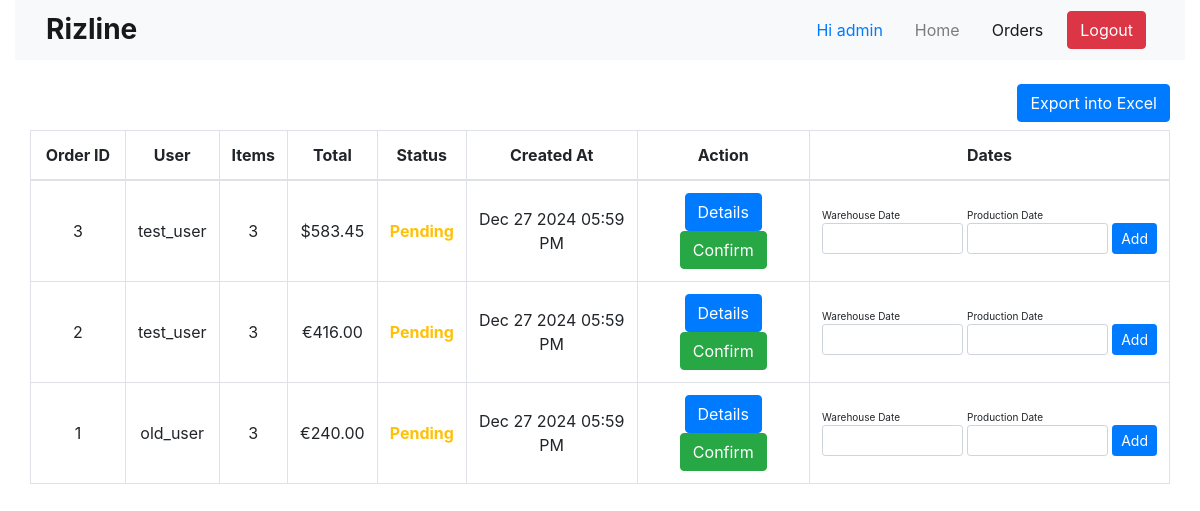
The page /orders.php (signed in) on the database its author committed.
### tables this page shows
CREATE TABLE `orders` (
  `order_id` int NOT NULL,
  `user_id` int NOT NULL,
  `order_status` int NOT NULL,
  `order_currency` varchar(5) NOT NULL DEFAULT 'usd',
  `warehouse_date` date DEFAULT NULL,
  `production_date` date DEFAULT NULL,
  `created_at` timestamp NOT NULL DEFAULT CURRENT_TIMESTAMP
);

CREATE TABLE `users` (
  `id` int NOT NULL,
  `username` varchar(255) NOT NULL,
  `password` varchar(255) NOT NULL,
  `email` varchar(255) NOT NULL,
  `user_type` enum('user','old_user','admin','staff') NOT NULL DEFAULT 'user',
  `reg_date` timestamp NOT NULL DEFAULT CURRENT_TIMESTAMP
);

### db.php (called while the page is built, shortened)
<?php
function isLoggedIn()
{
    return !empty($_SESSION['user_id']) && is_numeric($_SESSION['user_id']) && $_SESSION['user_id'] > 0;
}
function isUser()
{
    return $_SESSION['user_type'] == 'user' || $_SESSION['user_type'] == 'old_user';
}
function isAdmin()
{
    return $_SESSION['user_type'] == 'admin';
}
function isStaff()
{
    return $_SESSION['user_type'] == 'staff';
}
?>

### orders.php (the view, shortened to what this page needs)
<?php
include "db.php";
$page = 'orders';
?>
<!DOCTYPE html>
<html lang="en">
    <head>
        <link rel="stylesheet" href="https://cdn.jsdelivr.net/npm/bootstrap@4.4.1/dist/css/bootstrap.min.css"
>
        <link rel="stylesheet" href="https://cdn.jsdelivr.net/npm/bootstrap-icons@1.11.3/font/bootstrap-icons.min.css">
        <link href="https://cdnjs.cloudflare.com/ajax/libs/bootstrap-datepicker/1.9.0/css/bootstrap-datepicker.min.css"
            rel="stylesheet">
        <link rel="stylesheet" href="./style.css">
    </head>
    <body>
        <div class="container-fluid">
            <?php
            include './header.php';
            ?>
            <main class="mt-4">
                <div class="container-fluid">
                    <div class="table-responsive">
                        <div class="mb-2 text-right">
                            <button class="btn btn-primary" type="button" onclick="exportIntoExcel('main')">Export into
                                Excel</button>
                        </div>
                        <table class="table table-bordered main-orders" style="width:100%">
                            <thead>
                                <tr class="text-center">
                                    <th>Order ID</th>
                                    <?php
                                    if (isLoggedIn() && (isAdmin() || isStaff())) {
                                        echo '<th>User</th>';
                                    }
                                    ?>
                                    <th>Items</th>
                                    <?php
                                    if (!isStaff()) {
                                        echo '<th>Total</th>';
                                    }
                                    ?>
                                    <th>Status</th>
                                    <th>Created At</th>
                                    <th>Action</th>
                                    <th>Dates</th>
                                </tr>
                            </thead>
                            <tbody>
                                <?php
                                $user_id = $_SESSION['user_id'];
                                if (isAdmin() || isStaff()) {
                                    $sql1 = "SELECT * FROM orders ORDER BY order_id DESC";
                                } else {
                                    $sql1 = "SELECT * FROM orders WHERE user_id = '$user_id' ORDER BY order_id DESC";
                                }
                                $result = mysqli_query($conn, $sql1);
                                ?>
                                <?php while ($row = mysqli_fetch_assoc($result)):
                                    if ($row['order_currency'] == 'eur') {
                                        $price_sign = '&euro;';
                                    } else {
                                        $price_sign = '&dollar;';
                                    }
                                    ?>
                                    <tr class="text-center">
                                        <td class="col-sm-1 align-middle">
                                            <?php echo $row['order_id']; ?>
                                        </td>
                                        <?php
                                        if (isLoggedIn() && (isAdmin() || isStaff())) {
                                            echo '
                                        <td>';
                                            $user_id = $row['user_id'];
                                            $sql2 = "SELECT * FROM users WHERE `id` = '$user_id'";
                                            $result2 = mysqli_query($conn, $sql2);
                                            $row2 = mysqli_fetch_assoc($result2);
                                            if (!empty($row2)) {
                                                $username = $row2['username'];
                                            } else {
                                                $username = 'NULL';
                                            }
                                            echo $username;
                                        }
                                        echo '
                                        </td>';
                                        ?>
                                        <td>
                                            <?php
                                            $order_id = $row['order_id'];
                                            $sql3 = "SELECT * FROM order_lines WHERE `order_id` = '$order_id'";
                                            $result3 = mysqli_query($conn, $sql3);
                                            $total = 0;
                                            $items = 0;
                                            if (mysqli_num_rows($result3) > 0) {
                                                while ($row3 = mysqli_fetch_assoc($result3)) {
                                                    $itemTotal = $row3['quantity'] * $row3['price'];
                                                    $total += $itemTotal;
                                                    $items++;
                                                }
                                            }
                                            echo $items;
                                            ?>
                                        </td>
                                        <?php
                                        if (!isStaff()) {
                                            ?>
                                            <td>
                                                <?php
                                                echo '<span class="">' . $price_sign . '</span><span class="">' . number_format($total, 2, '.', ',') . '</span>';
                                                ?>
                                            </td>
                                            <?php
                                        }
                                        ?>
                                        <td>
                                            <?php
                                            echo $status = ($row['order_status'] == 1) ? '<span class="font-weight-bold text-success">Confirmed</span>' : '<span class="font-weight-bold text-warning">Pending</span>';
                                            ?>
                                        </td>
                                        <td>
                                            <?php
                                            echo date('M d Y h:i A', strtotime($row['created_at']));
                                            ?>
                                        </td>
                                        <td>
                                            <a href="./order_details.php?order_id=<?php echo $order_id; ?>"
                                                class="btn btn-primary">Details</a>
                                            <?php
                                            echo $status = ($row['order_status'] == 2 && isAdmin()) ? '<a href="./orders.php?confirm=' . $order_id . '" class="btn btn-success">Confirm</a>' : '';
                                            ?>
                                        </td>
                                        <?php
                                        if (!isUser()) {
                                            ?>
                                            <td>
                                                <form action="./orders.php" method="POST"
                                                    class="d-flex align-items-end dates-flex text-left date-form">
                                                    <div class="d-flex flex-column">
                                                        <span class="df-label">Warehouse Date</span>
                                                        <input type="text" id="warehouse_date_<?php echo $row['order_id']; ?>"
                                                            name="warehouse_date" class="form-control date-inp form-control-sm"
                                                            value="<?php echo ($row['warehouse_date'] != null) ? date('d m Y', strtotime($row['warehouse_date'])) : ''; ?>">
                                                    </div>
                                                    <div class="d-flex flex-column">
                                                        <span class="df-label">Production Date</span>
                                                        <input type="text" id="production_date_<?php echo $row['order_id']; ?>"
                                                            name="production_date" class="form-control date-inp form-control-sm"
                                                            value="<?php echo ($row['production_date'] != null) ? date('d m Y', strtotime($row['production_date'])) : ''; ?>">
                                                    </div>
                                                    <div class="d-flex flex-column">
                                                        <button class="btn btn-primary btn-sm" name="add_dates"
                                                            type="submit">Add</button>
                                                    </div>
                                                </form>
                                            </td>
                                            <?php
                                        } else if (isUser()) {
                                            ?>
                                                <td>
                                                    <div class="d-flex align-items-end dates-flex text-left date-form justify-content-between w-100">
                                                    <?php echo ($row['warehouse_date'] != null) ? '
                                                        <div class="d-flex flex-column">
                                                            <span class="df-label">Warehouse Date</span>' . date('M d Y', strtotime($row['warehouse_date'])) . '</div>' : ''; ?>
                                                    <?php echo ($row['warehouse_date'] != null) ? '
                                                        <div class="d-flex flex-column ml-auto">
                                                            <span class="df-label">Production Date</span>' . date('M d Y', strtotime($row['warehouse_date'])) . '</div>' : ''; ?>
                                                    </div>
                                                </td>
                                            <?php
                                        }
                                        ?>
                                    </tr>
                                <?php endwhile; ?>
                            </tbody>
                        </table>
                    </div>
                </div>
            </main>
        </div>
    </body>
</html>

### header.php (shortened to what this page needs)
<header>
    <nav class="navbar navbar-expand-lg navbar-light bg-light">
        <div class="container-fluid">
            <a class="navbar-brand" href="./index.php">
                <h3 class="mb-0 font-weight-bold">Rizline</h3>
            </a>
            <div class="collapse navbar-collapse" id="navbarNav">
                <ul class="navbar-nav ml-auto align-items-center">
                    <?php
                    if (isLoggedIn()) {
                        ?>
                        <li class="nav-item px-2 mr-2">
                            <span class="text-primary text-nowrap">Hi <?php echo $_SESSION['username']; ?></span>
                        </li>
                        <?php
                    }
                    ?>
                    <?php
                    if (!isStaff()) {
                        ?>
                        <li class="nav-item px-2 <?php echo $active = ($page == 'items') ? 'active' : ''; ?>">
                            <a class="nav-link" href="./index.php">Home</a>
                        </li>
                        <?php
                    }
                    ?>
                    <li class="nav-item px-2 <?php echo $active = ($page == 'orders') ? 'active' : ''; ?>">
                        <a class="nav-link" href="./orders.php">Orders</a>
                    </li>
                    <?php
                    if(isLoggedIn()){
                        echo '<li class="nav-item px-2">
                        <a href="./logout.php" class="btn btn-danger">Logout</a>
                    </li>';
                    }
                    ?>
                </ul>
            </div>
        </div>
    </nav>
</header>

### style.css (style rules this page uses)
* { scrollbar-width: thin; }
.table th, .table td { vertical-align: middle; }
.dates-flex { width: fit-content; gap: 4px; }
.df-label { font-size: 10px; }
.main-orders tr>:last-child { width: 360px; }

### rows shown on the page
orders: order_id "3", user.username "test_user", items "3", order_currency "$", total "583.45", order_status "Pending", created_at "Dec 27 2024 05:59 PM"
orders: order_id "2", user.username "test_user", items "3", order_currency "€", total "416.00", order_status "Pending", created_at "Dec 27 2024 05:59 PM"
orders: order_id "1", user.username "old_user", items "3", order_currency "€", total "240.00", order_status "Pending", created_at "Dec 27 2024 05:59 PM"

### other values the page prints
$_SESSION['username'] "admin"
